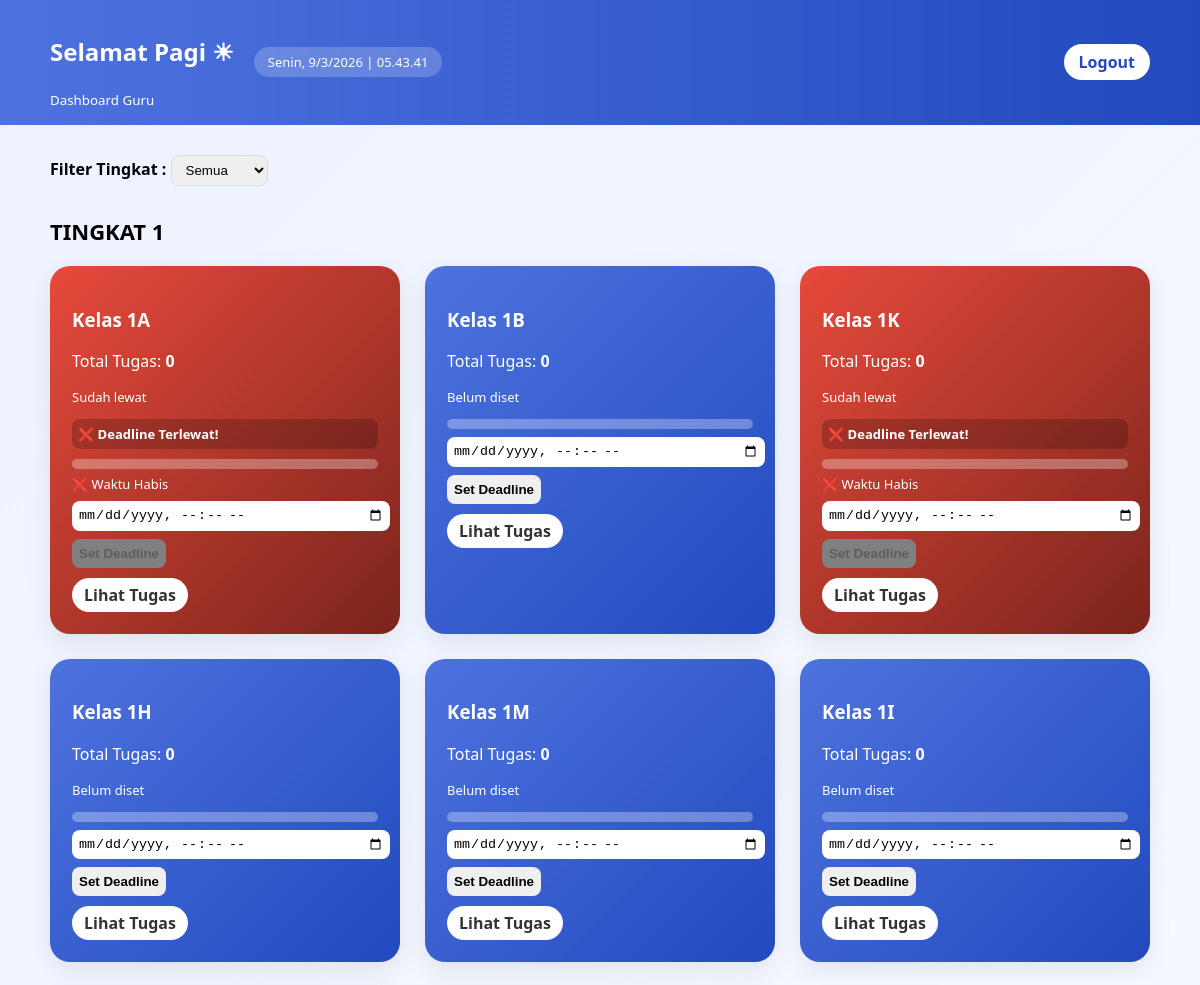
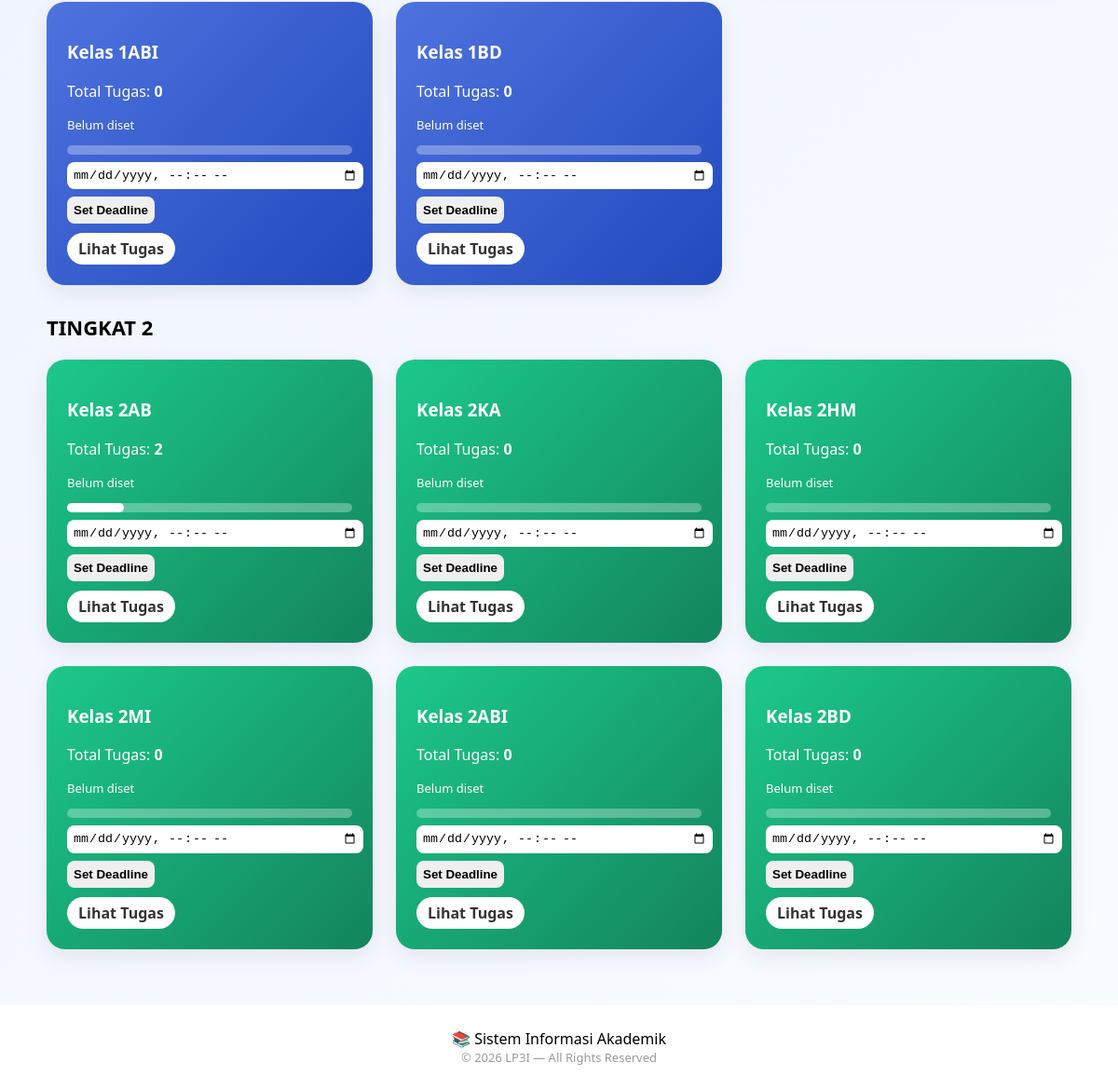
The app's page /akademik.php (signed in) with its own data (2 pictures, top to bottom).
### tables this page shows
CREATE TABLE `deadline_kelas` (
  `id` int(11) NOT NULL,
  `kelas` varchar(50) NOT NULL,
  `deadline` datetime DEFAULT NULL
);

### akademik.php (the view, shortened to what this page needs)
<?php
include "koneksi.php";
$tingkat1 = ['1A','1B','1K','1H','1M','1I','1ABI','1BD'];
$tingkat2 = ['2AB','2KA','2HM','2MI','2ABI','2BD'];
?>
<!DOCTYPE html>
<html>
<head>
</head>
<body>
<div class="navbar">
    <div class="nav-left">
        <div>
            <h2 id="salam"></h2>
            <small>Dashboard Guru</small>
        </div>
        <div class="jam" id="jamRealtime"></div>
    </div>
    <a href="logout.php" class="btn-logout" onclick="return confirm('Yakin mau logout?')">Logout</a>
</div>
<div class="filter-box">
    Filter Tingkat :
    <select id="filter" onchange="filterTingkat()">
        <option value="all">Semua</option>
    </select>
</div>
<?php
function tampilKelas($conn,$array,$class){
    foreach($array as $k){
        $total_tugas=mysqli_fetch_assoc(mysqli_query($conn,"SELECT COUNT(*) as total FROM tugas WHERE kelas='$k'"))['total'];
        $deadline_text="Belum diset";
        $notif="";
        $card_status="";
        $deadline_attr="";
        $progress=0;
        $d=mysqli_query($conn,"SELECT deadline FROM deadline_kelas WHERE kelas='$k'");
        if(mysqli_num_rows($d)>0){
            $deadline_db=mysqli_fetch_assoc($d)['deadline'];
            $deadline_attr=$deadline_db;
            $deadline_time=strtotime($deadline_db);
            $now=time();
            $selisih=$deadline_time-$now;
            if($deadline_time<$now){
                $deadline_text="Sudah lewat";
                $notif="❌ Deadline Terlewat!";
                $card_status="lewat-card";
            }elseif($selisih<=86400){
                $deadline_text="Hampir habis";
                $notif="⚠ Deadline Hampir Habis!";
                $card_status="hampir-card";
            }else{
                $deadline_text=date("d M Y - H:i",$deadline_time);
            }
        }
        if($total_tugas>0){
            $progress=min(100,$total_tugas*10);
        }
        $warna_progress="white";
        if($card_status=="lewat-card"){ $warna_progress="#ff6b6b"; }
        elseif($card_status=="hampir-card"){ $warna_progress="#ffe066"; }
        $disabled=($card_status=="lewat-card")?"disabled style='background:gray;cursor:not-allowed;'":"";
        echo "<div class='card $class $card_status'>
                <h3>Kelas $k</h3>
                <p>Total Tugas: <b>$total_tugas</b></p>
                <p class='deadline'>$deadline_text</p>";
        if($notif!=""){
            echo "<div class='notif-box'>$notif</div>";
        }
        echo "<div class='progress-container'>
                <div class='progress-bar' style='width:$progress%;background:$warna_progress'></div>
              </div>";
        if($deadline_attr!=""){
            echo "<div class='countdown' data-deadline='$deadline_attr'></div>";
        }
        echo "<form method='POST'>
                <input type='hidden' name='kelas' value='$k'>
                <input type='datetime-local' name='deadline' required>
                <button type='submit' name='set_deadline' $disabled>Set Deadline</button>
              </form>
              <a class='btn-lihat' href='lihat_tugas.php?kelas=$k'>Lihat Tugas</a>
              </div>";
    }
}
?>
<div class="section-title">TINGKAT 1</div>
<div class="grid">
<?php tampilKelas($conn,$tingkat1,"tingkat1"); ?>
</div>
<div class="section-title">TINGKAT 2</div>
<div class="grid">
<?php tampilKelas($conn,$tingkat2,"tingkat2"); ?>
</div>
<footer>
    <div>📚 Sistem Informasi Akademik</div>
    <div class="footer-copy">© <?= date("Y") ?> LP3I — All Rights Reserved</div>
</footer>
</body>
</html>

### akademik.php (style rules this page uses)
body { margin:0; font-family:'Segoe UI',sans-serif; background:linear-gradient(135deg,#eef2ff,#f8fbff); opacity:0; transform:translateY(15px); transition:.5s; }
body.loaded { opacity:1; transform:translateY(0); }
.navbar { background:linear-gradient(90deg,#4e73df,#224abe); padding:15px 50px; display:flex; justify-content:space-between; align-items:center; color:white; }
.nav-left { display:flex; align-items:center; gap:20px; }
.jam { background:rgba(255,255,255,0.2); padding:6px 14px; border-radius:20px; font-size:13px; }
.btn-logout { background:white; color:#224abe; padding:7px 15px; border-radius:20px; text-decoration:none; font-weight:600; }
.filter-box { margin:30px 50px; font-weight:600; }
select { padding:6px 10px; border-radius:8px; border:1px solid #ddd; }
.section-title { margin:30px 50px 10px; font-size:22px; font-weight:700; }
.grid { display:grid; grid-template-columns:repeat(auto-fit,minmax(280px,1fr)); gap:25px; margin:20px 50px; }
.card { padding:22px; border-radius:20px; color:white; box-shadow:0 8px 25px rgba(0,0,0,.08); transition:.3s; }
.tingkat1 { background:linear-gradient(135deg,#4e73df,#224abe); }
.tingkat2 { background:linear-gradient(135deg,#1cc88a,#13855c); }
.lewat-card { background:linear-gradient(135deg,#e74a3b,#7b241c); }
.progress-container { background:rgba(255,255,255,0.3); border-radius:20px; height:10px; margin-top:10px; }
.progress-bar { height:10px; border-radius:20px; }
.deadline { font-size:13px; margin-top:8px; }
.notif-box { margin-top:8px; padding:6px; border-radius:8px; font-size:13px; font-weight:bold; background:rgba(0,0,0,0.2); }
.countdown { margin-top:6px; font-size:13px; }
input[type="datetime-local"] { width:100%; padding:6px; border:none; border-radius:8px; margin-top:8px; }
button { margin-top:8px; padding:7px; border:none; border-radius:8px; cursor:pointer; font-weight:600; }
.btn-lihat { display:inline-block; margin-top:10px; padding:6px 12px; background:white; color:#333; border-radius:20px; text-decoration:none; font-weight:600; }
footer { margin-top:60px; background:white; padding:25px; text-align:center; }
.footer-copy { font-size:13px;color:#999; }

### records on screen
deadline_kelas: k "1A", total_tugas "0", deadline "Sudah lewat", deadline "❌ Deadline Terlewat!"
deadline_kelas: k "1K", total_tugas "0", deadline "Sudah lewat", deadline "❌ Deadline Terlewat!"

### other values on screen
$k "1B"
$total_tugas "0"
$deadline_text "Belum diset"
$k "1H"
$k "1M"
$k "1I"
$k "1ABI"
$k "1BD"
$k "2AB"
$total_tugas "2"
$k "2KA"
$k "2HM"
$k "2MI"
$k "2ABI"
$k "2BD"
